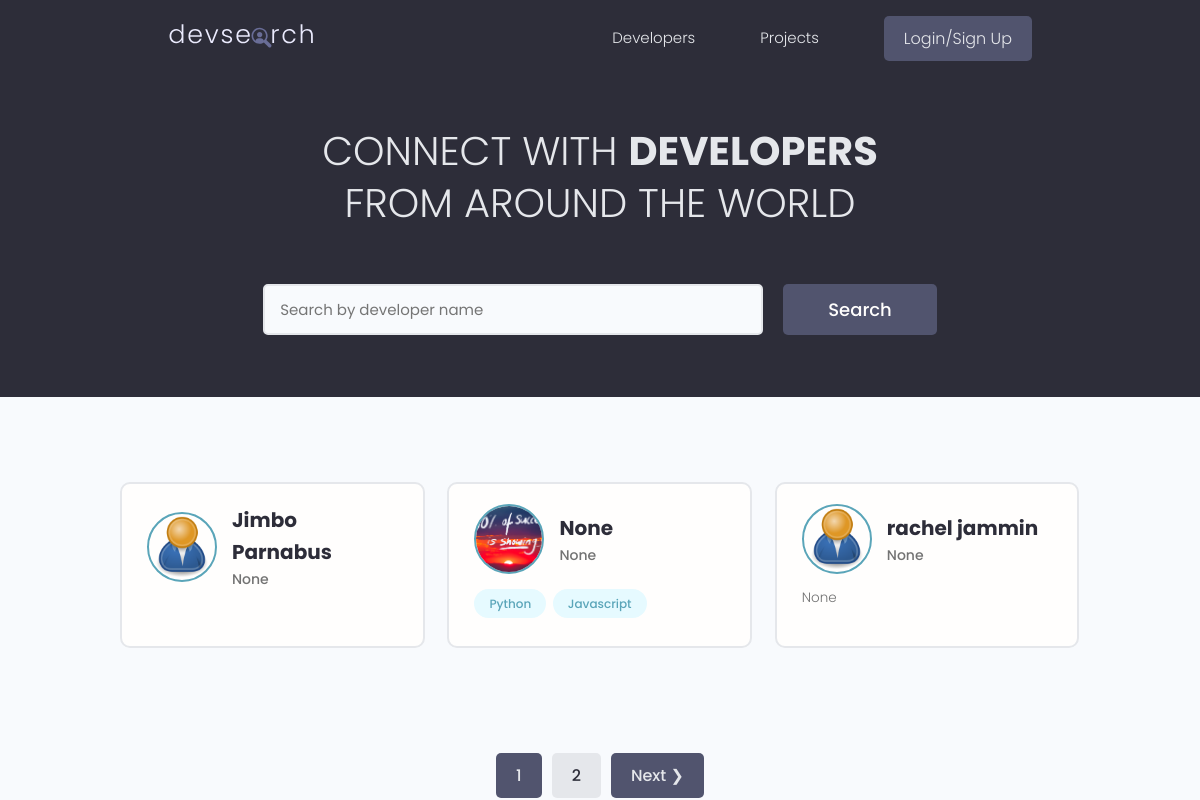
The app's page /, older data.
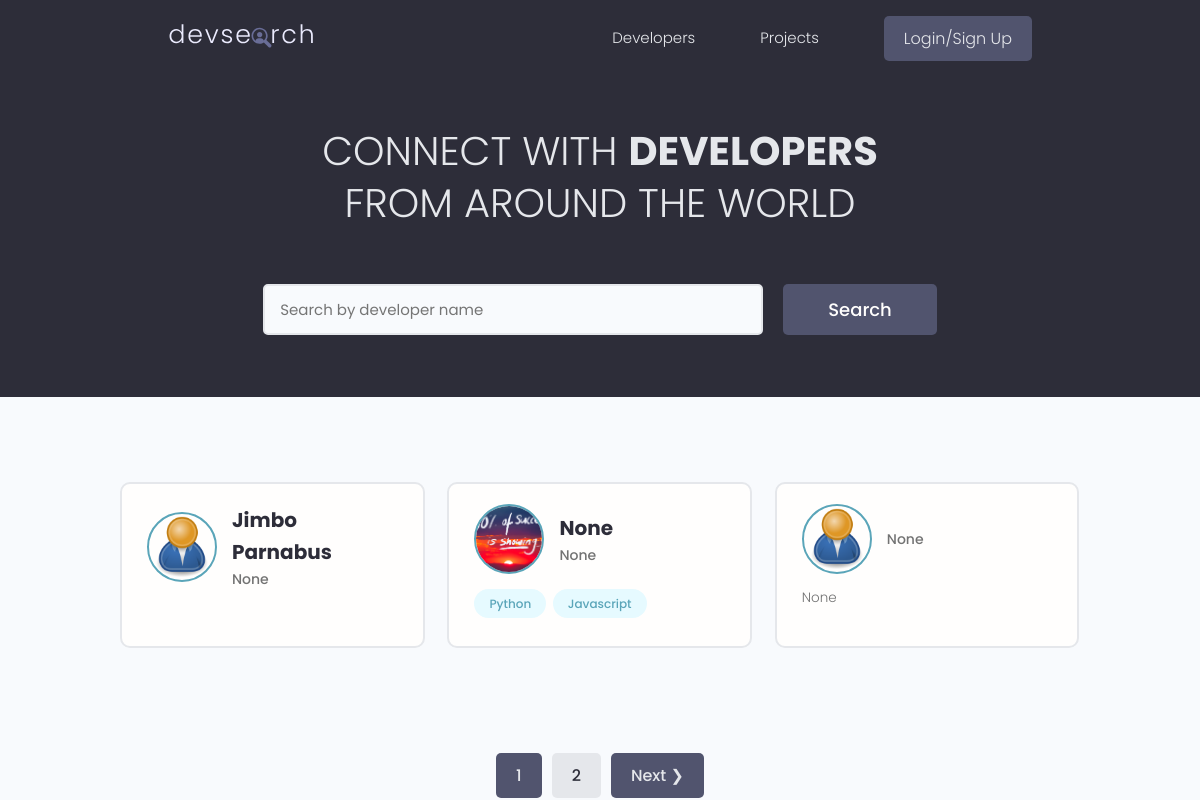
The same page, newer data.
### users/models.py (models this page shows, shortened)
class Profile(models.Model):
    user = models.OneToOneField(User, on_delete=models.CASCADE, null=True, blank=True)
    name = models.CharField(max_length=200, blank=True, null=True)
    username = models.CharField(max_length=200, blank=True, null=True)
    location = models.CharField(max_length=200, blank=True, null=True)
    email = models.EmailField(max_length=500, blank=True, null=True)
    short_intro = models.CharField(max_length=200, blank=True, null=True)
    bio = models.TextField(blank=True, null=True)
    profile_image = models.ImageField(
        null=True,
        blank=True,
        upload_to="profiles/",
        default="profiles/user-default.png",
    )
    social_github = models.CharField(max_length=200, blank=True, null=True)
    social_twitter = models.CharField(max_length=200, blank=True, null=True)
    social_linkedin = models.CharField(max_length=200, blank=True, null=True)
    social_youtube = models.CharField(max_length=200, blank=True, null=True)
    social_website = models.CharField(max_length=200, blank=True, null=True)
    created = models.DateTimeField(auto_now_add=True)
    id = models.UUIDField(
        default=uuid.uuid4, unique=True, primary_key=True, editable=False
    )

class Skill(models.Model):
    owner = models.ForeignKey(Profile, on_delete=models.CASCADE, null=True, blank=True)
    name = models.CharField(max_length=200, blank=True, null=True)
    description = models.TextField(blank=True, null=True)
    created = models.DateTimeField(auto_now_add=True)
    id = models.UUIDField(
        default=uuid.uuid4, unique=True, primary_key=True, editable=False
    )
    def __str__(self) -> str:
        return str(self.name)

### users/views.py (the view)
# urls.py: path("", views.profiles, name="profiles"),
def profiles(requests):
    profiles, search_text = searchProfiles(requests)
    custom_range, profiles = paginateProfiles(requests, profiles, 6)
    context = {
        "profiles": profiles,
        "search_text": search_text,
        "custom_range": custom_range,
    }
    return render(requests, "users/profiles.html", context)

### users/utils.py (called while the page is built)
def paginateProfiles(requests, profiles, results):
    page = requests.GET.get("page")
    results = 3
    paginator = Paginator(profiles, results)
    try:
        profiles = paginator.page(page)
    except PageNotAnInteger:
        page = 1
        profiles = paginator.page(page)
    except EmptyPage:
        page = Paginator.num_pages
        profiles = paginator.page(page)
    left_index = int(page) - 4
    right_index = int(page) + 5
    if left_index < 1:
        left_index = 1
    if right_index > paginator.num_pages:
        right_index = paginator.num_pages + 1
    custom_range = range(left_index, right_index)
    return custom_range, profiles

def searchProfiles(requests):
    search_text = ""
    if requests.GET.get("search_text"):
        search_text = requests.GET.get("search_text")
        print(search_text)
    skills = Skill.objects.filter(name__icontains=search_text)
    profiles = Profile.objects.distinct().filter(
        Q(name__icontains=search_text)
        | Q(short_intro__icontains=search_text)
        | Q(skill__in=skills)
    )
    return profiles, search_text

### users/templates/users/profiles.html (shortened to what this page needs)
{% extends 'main.html' %}
{% block content %}
<main class="home">
    <section class="hero-section text-center">
        <div class="container container--narrow">
            <div class="hero-section__box">
                <h2>CONNECT WITH <span>DEVELOPERS</span></h2>
                <h2>FROM AROUND THE WORLD</h2>
            </div>
            <div class="hero-section__search">
                <form id="searchForm" class="form" action="{% url 'profiles' %}" method="get">
                    <div class="form__field">
                        <input class="input input--text" id="formInput#search" type="text" name="search_text" value="{{ search_text }}"
                            placeholder="Search by developer name" />
                    </div>
                    <input class="btn btn--sub btn--lg" type="submit" value="Search" />
                </form>
            </div>
        </div>
    </section>
    <section class="devlist">
        <div class="container">
            <div class="grid grid--three">
                {% for profile in profiles %}
                <div class="column card">
                    <div class="dev">
                        <a href="{% url 'userProfile' profile.id %}?next=/account" class="card__body">
                            <div class="dev__profile">
                                <img class="avatar avatar--md" src="{{profile.profile_image.url}}"
                                    alt="image" />
                                <div class="dev__meta">
                                    <h3>{{profile.name}}</h3>
                                    <h5>{{profile.short_intro}}</h5>
                                </div>
                            </div>
                            <p class="dev__info">{{profile.bio|slice:"150"}}
                            </p>
                            <div class="dev__skills">
                                {% for skill in profile.skill_set.all %}
                                <span class="tag tag--pill tag--main">
                                    <small>{{skill}}</small>
                                </span>
                                {% endfor %}
                            </div>
                        </a>
                    </div>
                </div>
                {% endfor %}
            </div>
        </div>
    </section>
    {% include 'pagination.html' with queryset=profiles custom_range=custom_range %}
</main>
{% endblock %}

### templates/main.html (shortened to what this page needs)
<!DOCTYPE html>
{% load static %}
<html lang="en">
<head>
    <link rel="stylesheet" href="https://cdn.iconmonstr.com/1.3.0/css/iconmonstr-iconic-font.min.css" />
    <link rel="stylesheet" href="{% static 'uikit/styles/uikit.css' %}" />
    <link rel="stylesheet" href="{% static 'styles/app.css' %}" />
</head>
<body>
    {% include 'navbar.html' %}
{% block content %}
{% endblock %}
</body>
</html>
</html>

### templates/navbar.html (shortened to what this page needs)
{% load static %}
<header class="header">
  <div class="container container--narrow">
    <a href="{% url 'profiles' %}" class="header__logo">
      <img src="{% static 'images/logo.svg' %}" alt="DevSearch Logo" />
    </a>
    <nav class="header__nav">
      <ul class="header__menu">
        <li class="header__menuItem"><a href="{% url 'profiles' %}">Developers</a></li>
        <li class="header__menuItem"><a href="{% url 'projects' %}">Projects</a></li>
        {% if request.user.is_authenticated %}
        <li class="header__menuItem"><a href="{% url 'inbox' %}">Inbox</a></li>
        <li class="header__menuItem"><a href="{% url 'userAccount' %}">My Account</a></li>
        <li class="header__menuItem"><a href="{% url 'create-project' %}"> Add Project</a></li>
        <li class="header__menuItem"><a href="{% url 'logout' %}" class="btn btn--sub">Log Out</a></li>
        {% else %}
        <li class="header__menuItem"><a href="{% url 'login' %}" class="btn btn--sub">Login/Sign Up</a></li>
        {% endif %}
      </ul>
    </nav>
  </div>
</header>

### templates/pagination.html (shortened to what this page needs)
{% if queryset.has_other_pages %}
<div class="pagination">
    <ul class="container">
        {%for page in custom_range %}
        {% if page == queryset.number %}
        <li><a href="?page={{page}}" class="btn page-link btn--sub" data-page="{{ page }}">{{ page }}</a></li>
        {% else %}
        <li><a href="?page={{page}}" class="btn page-link" data-page="{{ page }}">{{ page }}</a></li>
        {% endif %}
        {% endfor %}
        {% if queryset.has_next %}
        <li><a href="?page={{queryset.next_page_number}}" class="btn page-link btn--sub"
                data-page="{{ queryset.next_page_number }}"> Next &#10095;</a></li>
        {% endif %}
        {% endif %}
    </ul>
</div>

### static/styles/app.css (style rules this page uses)
:root { --color-sub: #2d2d39; }
.btn--sub { background-color: var(--color-sub-light); }
.card { border: 2px solid var(--color-light); }
img { width: 100%; }
.header { position: sticky; z-index: 111; background-color: var(--color-sub); padding: 1.5rem 0; }
.header > .container { display: flex; justify-content: space-between; align-items: center; }
.header__logo > img { height: 3.8rem; }
.header__nav > ul { display: inline-flex; align-items: center; list-style: none; gap: 6.5rem; }
.header__menuItem > a { color: var(--color-light); font-weight: 300; }
.hero-section { height: 40vh; display: flex; align-items: center; background-color: var(--color-sub); }
.hero-section__box { margin-bottom: 4rem; }
.hero-section__box > h2, .hero-section__box > h2 > span { font-size: 4rem; color: var(--color-light); line-height: 1.3; text-transform: uppercase; }
.hero-section__box > h2 { font-weight: 300; }
.hero-section__box > h2 > span { font-weight: 700; }
.hero-section__search > .form { display: flex; align-items: center; justify-content: center; gap: 2rem; }
.hero-section__search > .form input.input--text { width: 50rem; }
.devlist { margin-top: 8rem; }
.devlist .grid { align-items: stretch; }
.devlist .dev .dev__profile { display: flex; align-items: center; gap: 1.5rem; }
.devlist .dev .dev__meta h3 { color: var(--color-sub); font-size: 2rem; font-weight: 700; }
.devlist .dev .dev__meta h5 { color: var(--color-text); font-size: 1.4rem; font-weight: 500; }
.devlist .dev .dev__info { margin: 1.5rem 0; font-size: 1.35rem; line-height: 1.4; text-align: justify; }
.pagination { margin-top: 8rem; margin-bottom: 10rem; }
.pagination > ul { flex-wrap: wrap; list-style: none; display: flex; align-items: center; justify-content: center; gap: 1rem; }
.pagination .btn { color: var(--color-sub); }
.pagination .btn.btn--sub { color: var(--color-light); }

### static/uikit/styles/modules/_variables.css (style rules this page uses)
:root { --color-main: #5aa5b9; --color-main-light: #e6faff; --color-sub: #3f4156; --color-sub-light: #51546e; --color-sub-lighter: #ededfd; --color-text: #737373; --color-gray: #8b8b8b; --color-light: #e5e7eb; --color-light-gray: #767676; --color-bg: #f8fafd; --color-white: #fffefd; --color-white-light: #f3f3f3; --color-success: #359e64; --color-success-bg: #def8e8; --color-error: #fc4b0b; --color-error-bg: #fff2ee; --font-base: 'Poppins', arial, helvetica, 'Segoe UI', roboto, ubuntu, sans-serif; --font-monospace: 'Fira Code', 'Courier New', courier, monospace; --font-regular: 300; --font-medium: 500; --font-bold: 700; --generic-shadow: 1px 1px 5px #00000010; --generic-transition: all 0.3s ease-in-out; }

### static/uikit/styles/modules/_base.css (style rules this page uses)
* { margin: 0; padding: 0; box-sizing: border-box; text-rendering: optimizeLegibility; color: inherit; font-size: inherit; }
html { font-size: 50%; }
@media only screen and (min-width: 480px) { html { font-size: 56.25%; } }
@media only screen and (min-width: 1200px) { html { font-size: 62.5%; } }
body { line-height: 1.6; font-weight: 400; font-size: 1.5rem; color: var(--color-text); background-color: var(--color-bg); min-height: 100vh; }

### static/uikit/styles/modules/_typography.css (style rules this page uses)
* { font-family: var(--font-base); }
h2 { font-size: 3.6rem; font-weight: var(--font-bold); }
h3 { font-size: 3.2rem; font-weight: var(--font-medium); }
h5 { font-size: 2.4rem; font-weight: var(--font-medium); }
h5, h6 { font-weight: var(--font-regular); }
p, span, strong { font-size: 1.6rem; color: var(--color-text); font-weight: var(--font-regular); }
a { padding-bottom: 2px; text-decoration: none; display: inline-block; color: var(--color-main); font-weight: var(--font-medium); }

### static/uikit/styles/modules/_utilities.css (style rules this page uses)
.container { width: 92%; max-width: 165rem; margin: 0 auto; box-sizing: border-box; }
.container--narrow { width: 92%; max-width: 120rem; }
@media screen and (min-width: 1000px) { .container { width: 90%; } }
@media screen and (min-width: 1000px) { .container--narrow { width: 85%; } }
@media screen and (min-width: 1200px) { .container { width: 80%; } }
@media screen and (min-width: 1200px) { .container--narrow { width: 72%; } }
.text-center { text-align: center; }

### static/uikit/styles/modules/_avatar.css (style rules this page uses)
.avatar { border-radius: 50%; border: 2px solid var(--color-main); object-fit: cover; }
.avatar--md { height: 7rem; width: 7rem; }

### static/uikit/styles/modules/_card.css (style rules this page uses)
.card { border-radius: 1rem; background-color: var(--color-white); border: 1.5px solid var(--color-light); width: auto; height: auto; margin-top: 0.5rem; margin-bottom: 0.5rem; overflow: hidden; }
.card__body, .card__header { padding: 2rem 2.5rem; }

Row changes from the older to the newer data that the page shows:
no longer on this page (row unchanged): Profile: profile_image (placeholder picture), name "rachel jammin", short_intro "None", bio "None"
added Profile: profile_image (placeholder picture), short_intro "None", bio "None"
